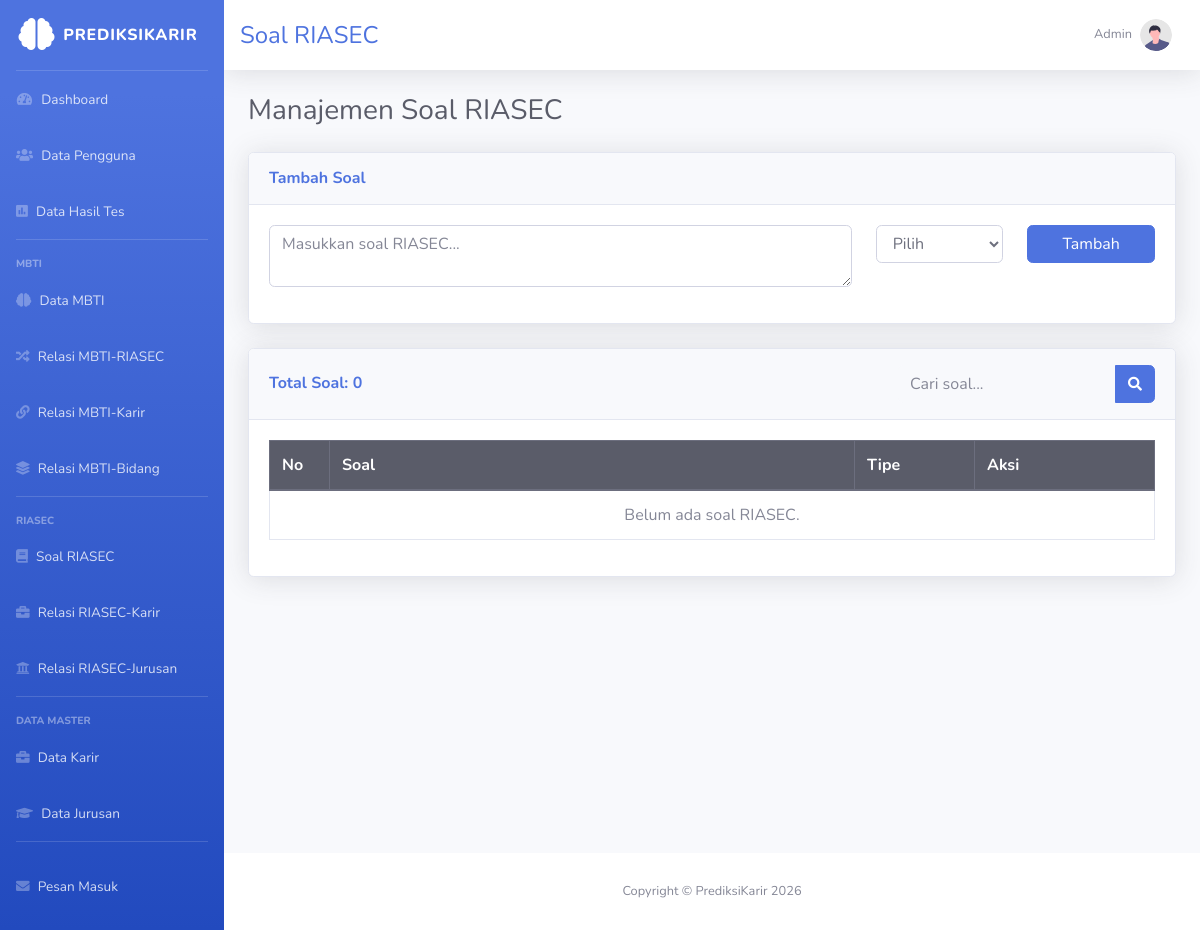
The page /admin/admin-riasec-questions.php (signed in) on the database as committed earlier.
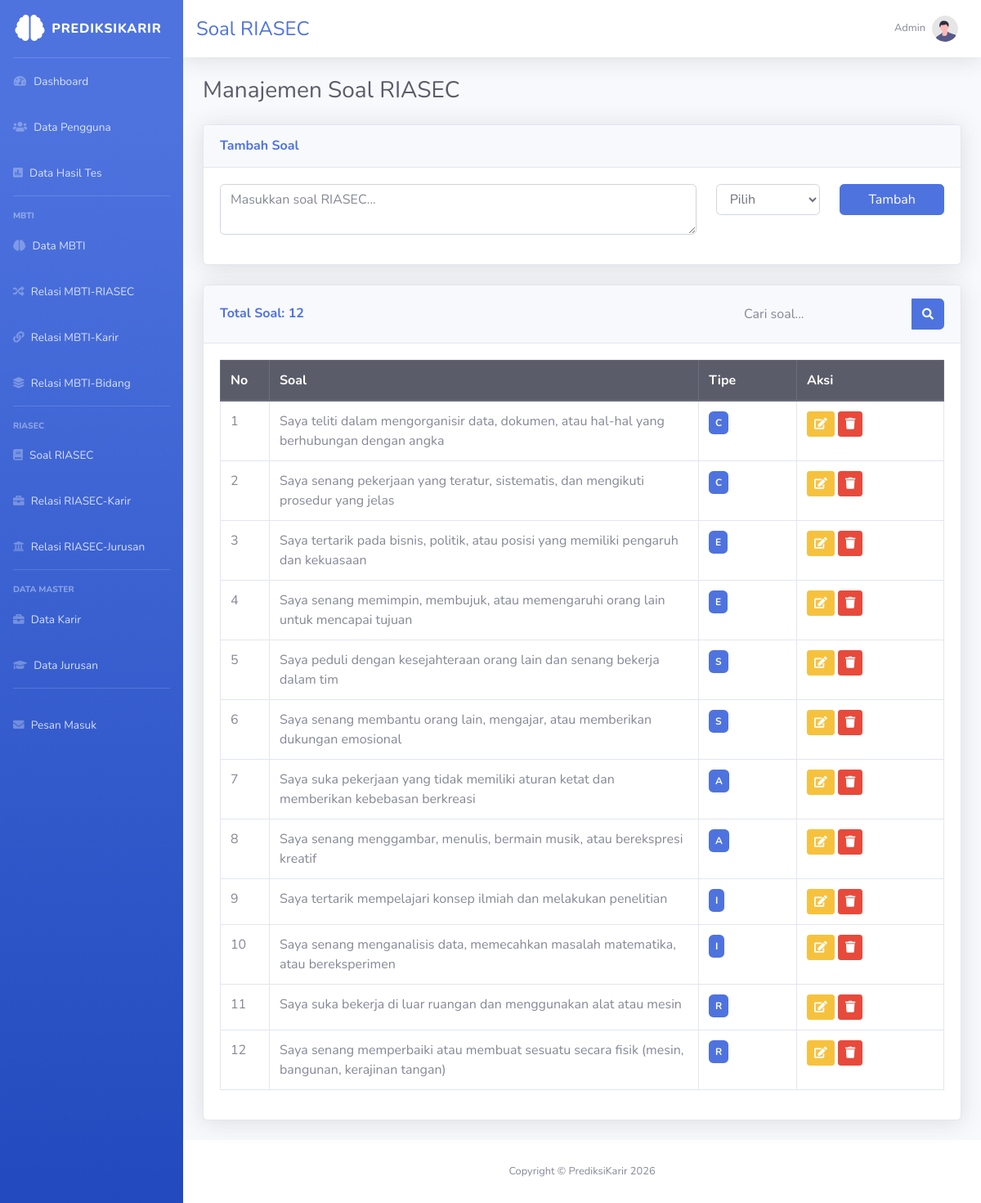
The same page on the database as committed later.
### tables this page shows
CREATE TABLE riasec_questions (
    id INT AUTO_INCREMENT PRIMARY KEY,
    question TEXT,
    riasec_type CHAR(1)
);

### web/admin/admin-riasec-questions.php (the view, shortened to what this page needs)
<?php
require_once __DIR__ . '/../config/db.php';
$search = $_GET['search'] ?? '';
$query = "
SELECT *
FROM riasec_questions
";
$query .= "
ORDER BY id DESC
";
$stmt = $conn->prepare($query);
$stmt->execute();
$questions = $stmt->get_result();
$totalQuestions = $conn->query("
    SELECT COUNT(*) as total
    FROM riasec_questions
")->fetch_assoc()['total'];
?>
<!DOCTYPE html>
<html lang="id">
<head>
    <link href="vendor/fontawesome-free/css/all.min.css"
        rel="stylesheet">
    <link href="css/sb-admin-2.min.css"
        rel="stylesheet">
</head>
<body id="page-top">
<div id="wrapper">
<ul class="navbar-nav bg-gradient-primary sidebar sidebar-dark accordion"
    id="accordionSidebar">
    <a class="sidebar-brand d-flex align-items-center justify-content-center"
        href="index.php">
        <div class="sidebar-brand-icon">
            <i class="fas fa-brain"></i>
        </div>
        <div class="sidebar-brand-text mx-2">
            PrediksiKarir
        </div>
    </a>
    <hr class="sidebar-divider my-0">
    <li class="nav-item">
        <a class="nav-link" href="index.php">
            <i class="fas fa-fw fa-tachometer-alt"></i>
            <span>Dashboard</span>
        </a>
    </li>
    <li class="nav-item">
        <a class="nav-link" href="admin-users.php">
            <i class="fas fa-users"></i>
            <span>Data Pengguna</span>
        </a>
    </li>
    <li class="nav-item">
        <a class="nav-link" href="admin-results.php">
            <i class="fas fa-poll"></i>
            <span>Data Hasil Tes</span>
        </a>
    </li>
    <hr class="sidebar-divider">
    <div class="sidebar-heading">
        MBTI
    </div>
    <li class="nav-item">
        <a class="nav-link" href="admin-mbti.php">
            <i class="fas fa-brain"></i>
            <span>Data MBTI</span>
        </a>
    </li>
    <li class="nav-item">
        <a class="nav-link" href="admin-mbti-riasec.php">
            <i class="fas fa-random"></i>
            <span>Relasi MBTI-RIASEC</span>
        </a>
    </li>
    <li class="nav-item">
        <a class="nav-link" href="admin-mbti-careers.php">
            <i class="fas fa-link"></i>
            <span>Relasi MBTI-Karir</span>
        </a>
    </li>
    <li class="nav-item">
        <a class="nav-link" href="admin-mbti-fields.php">
            <i class="fas fa-layer-group"></i>
            <span>Relasi MBTI-Bidang</span>
        </a>
    </li>
    <hr class="sidebar-divider">
    <div class="sidebar-heading">
        RIASEC
    </div>
    <li class="nav-item">
        <a class="nav-link" href="admin-riasec-questions.php">
            <i class="fas fa-book"></i>
            <span>Soal RIASEC</span>
        </a>
    </li>
    <li class="nav-item">
        <a class="nav-link" href="admin-riasec-careers.php">
            <i class="fas fa-briefcase"></i>
            <span>Relasi RIASEC-Karir</span>
        </a>
    </li>
    <li class="nav-item">
        <a class="nav-link" href="admin-riasec-majors.php">
            <i class="fas fa-university"></i>
            <span>Relasi RIASEC-Jurusan</span>
        </a>
    </li>
    <hr class="sidebar-divider">
    <div class="sidebar-heading">
        Data Master
    </div>
    <li class="nav-item">
        <a class="nav-link" href="admin-careers.php">
            <i class="fas fa-briefcase"></i>
            <span>Data Karir</span>
        </a>
    </li>
    <li class="nav-item">
        <a class="nav-link" href="admin-majors.php">
            <i class="fas fa-graduation-cap"></i>
            <span>Data Jurusan</span>
        </a>
    </li>
    <hr class="sidebar-divider">
    <li class="nav-item">
        <a class="nav-link" href="admin-contacts.php">
            <i class="fas fa-envelope"></i>
            <span>Pesan Masuk</span>
        </a>
    </li>
</ul>
    <div id="content-wrapper" class="d-flex flex-column">
        <div id="content">
            <nav class="navbar navbar-expand navbar-light bg-white topbar mb-4 static-top shadow">
                <h4 class="m-0 text-primary">
                    Soal RIASEC
                </h4>
                <ul class="navbar-nav ml-auto">
                    <li class="nav-item dropdown no-arrow">
                        <a class="nav-link dropdown-toggle"
                            href="#"
                            role="button"
                            data-toggle="dropdown">
                            <span class="mr-2 d-none d-lg-inline text-gray-600 small">
                                <?= htmlspecialchars($_SESSION['name'] ?? 'Admin') ?>
                            </span>
                            <img class="img-profile rounded-circle"
                                src="img/undraw_profile.svg">
                        </a>
                    </li>
                </ul>
            </nav>
            <div class="container-fluid">
                <div class="d-sm-flex align-items-center justify-content-between mb-4">
                    <h1 class="h3 mb-0 text-gray-800">
                        Manajemen Soal RIASEC
                    </h1>
                </div>
                <div class="card shadow mb-4">
                    <div class="card-header py-3">
                        <h6 class="m-0 font-weight-bold text-primary">
                            Tambah Soal
                        </h6>
                    </div>
                    <div class="card-body">
                        <form method="POST">
                            <div class="row">
                                <div class="col-md-8 mb-3">
                                    <textarea
                                        name="question"
                                        class="form-control"
                                        rows="2"
                                        placeholder="Masukkan soal RIASEC..."
                                        required></textarea>
                                </div>
                                <div class="col-md-2 mb-3">
                                    <select
                                        name="type"
                                        class="form-control"
                                        required>
                                        <option value="">Pilih</option>
                                    </select>
                                </div>
                                <div class="col-md-2 mb-3">
                                    <button
                                        type="submit"
                                        name="add_question"
                                        class="btn btn-primary btn-block">
                                        Tambah
                                    </button>
                                </div>
                            </div>
                        </form>
                    </div>
                </div>
                <div class="card shadow mb-4">
                    <div class="card-header py-3 d-flex flex-column flex-md-row justify-content-between align-items-md-center">
                        <h6 class="m-0 font-weight-bold text-primary">
                            Total Soal:
                            <?= $totalQuestions ?>
                        </h6>
                        <form method="GET"
                            class="mt-3 mt-md-0">
                            <div class="input-group">
                                <input type="text"
                                    name="search"
                                    class="form-control bg-light border-0 small"
                                    placeholder="Cari soal..."
                                    value="<?= htmlspecialchars($search) ?>">
                                <div class="input-group-append">
                                    <button class="btn btn-primary"
                                        type="submit">
                                        <i class="fas fa-search fa-sm"></i>
                                    </button>
                                </div>
                            </div>
                        </form>
                    </div>
                    <div class="card-body">
                        <div class="table-responsive">
                            <table class="table table-bordered">
                                <thead class="thead-dark">
                                    <tr>
                                        <th width="60">No</th>
                                        <th>Soal</th>
                                        <th width="120">Tipe</th>
                                        <th width="180">Aksi</th>
                                    </tr>
                                </thead>
                                <tbody>
                                <?php if($questions->num_rows > 0): ?>
                                    <?php $no = 1; ?>
                                    <?php while($row = $questions->fetch_assoc()): ?>
                                    <tr>
                                        <td><?= $no++ ?></td>
                                        <td>
                                            <?= htmlspecialchars($row['question']) ?>
                                        </td>
                                        <td>
                                            <span class="badge badge-primary p-2">
                                                <?= htmlspecialchars($row['riasec_type']) ?>
                                            </span>
                                        </td>
                                        <td>
                                            <button
                                                class="btn btn-warning btn-sm"
                                                data-toggle="modal"
                                                data-target="#edit<?= $row['id'] ?>">
                                                <i class="fas fa-edit"></i>
                                            </button>
                                            <a href="?delete=<?= $row['id'] ?>"
                                                class="btn btn-danger btn-sm"
                                                onclick="return confirm('Hapus soal ini?')">
                                                <i class="fas fa-trash"></i>
                                            </a>
                                        </td>
                                    </tr>
                                    <?php endwhile; ?>
                                <?php else: ?>
                                    <tr>
                                        <td colspan="4"
                                            class="text-center text-muted">
                                            Belum ada soal RIASEC.
                                        </td>
                                    </tr>
                                <?php endif; ?>
                                </tbody>
                            </table>
                        </div>
                    </div>
                </div>
            </div>
        </div>
        <footer class="sticky-footer bg-white">
            <div class="container my-auto">
                <div class="copyright text-center my-auto">
                    <span>
                        Copyright &copy;
                        PrediksiKarir <?= date('Y') ?>
                    </span>
                </div>
            </div>
        </footer>
    </div>
</div>
</body>
</html>

Rows that differ between the two databases and show on the page:
added riasec_questions: question "Saya teliti dalam mengorganisir data, dokumen, atau hal-hal yang berhubungan dengan angka", riasec_type "C"
added riasec_questions: question "Saya senang pekerjaan yang teratur, sistematis, dan mengikuti prosedur yang jelas", riasec_type "C"
added riasec_questions: question "Saya tertarik pada bisnis, politik, atau posisi yang memiliki pengaruh dan kekuasaan", riasec_type "E"
added riasec_questions: question "Saya senang memimpin, membujuk, atau memengaruhi orang lain untuk mencapai tujuan", riasec_type "E"
added riasec_questions: question "Saya peduli dengan kesejahteraan orang lain dan senang bekerja dalam tim", riasec_type "S"
added riasec_questions: question "Saya senang membantu orang lain, mengajar, atau memberikan dukungan emosional", riasec_type "S"
added riasec_questions: question "Saya suka pekerjaan yang tidak memiliki aturan ketat dan memberikan kebebasan berkreasi", riasec_type "A"
added riasec_questions: question "Saya senang menggambar, menulis, bermain musik, atau berekspresi kreatif", riasec_type "A"
added riasec_questions: question "Saya tertarik mempelajari konsep ilmiah dan melakukan penelitian", riasec_type "I"
added riasec_questions: question "Saya senang menganalisis data, memecahkan masalah matematika, atau bereksperimen", riasec_type "I"
added riasec_questions: question "Saya suka bekerja di luar ruangan dan menggunakan alat atau mesin", riasec_type "R"
added riasec_questions: question "Saya senang memperbaiki atau membuat sesuatu secara fisik (mesin, bangunan, kerajinan tangan)", riasec_type "R"
Other text that changed with them:
$totalQuestions: "0" → "12"
text no longer shown: "Belum ada soal RIASEC."
